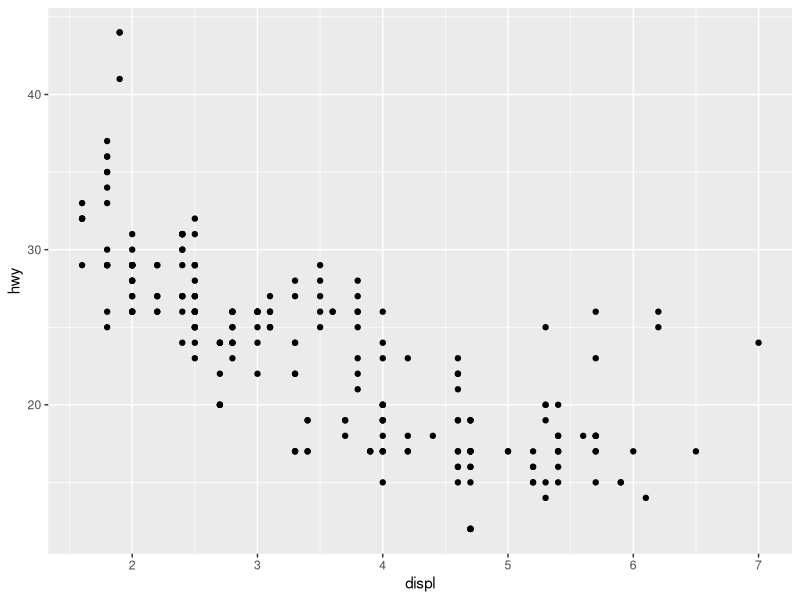
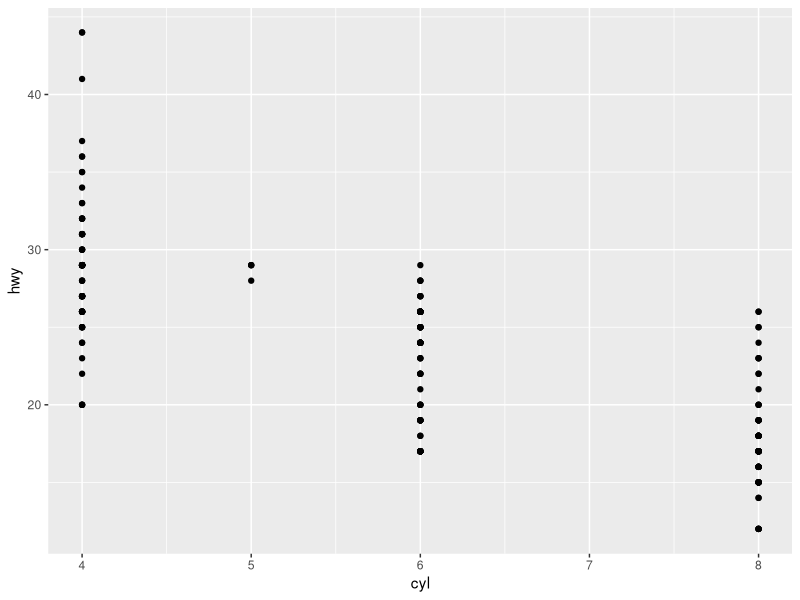
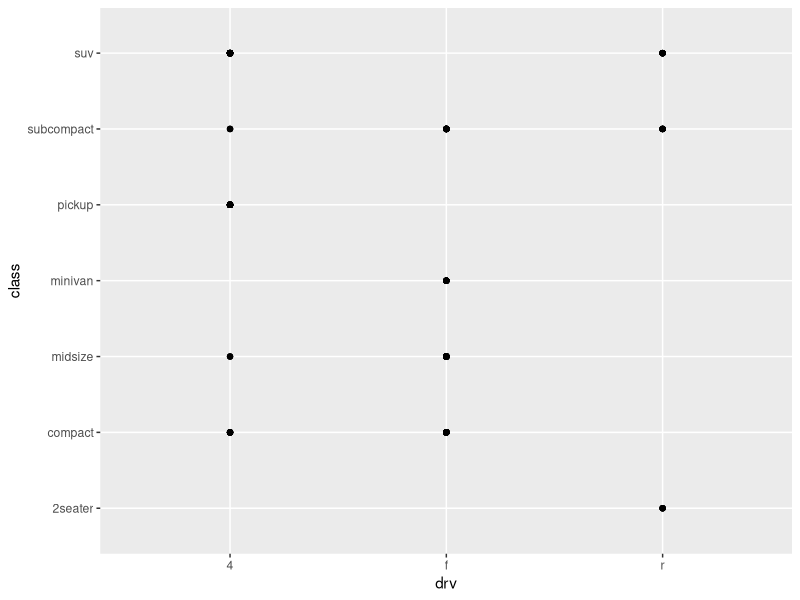
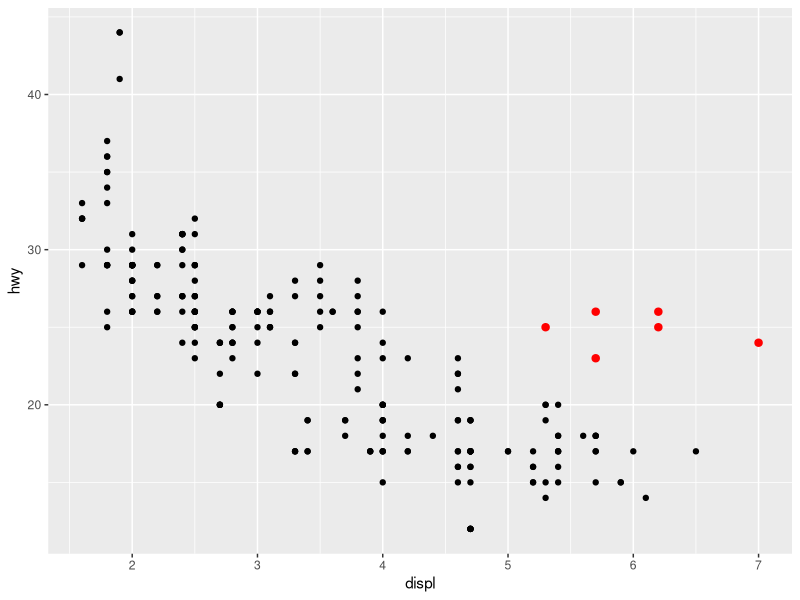
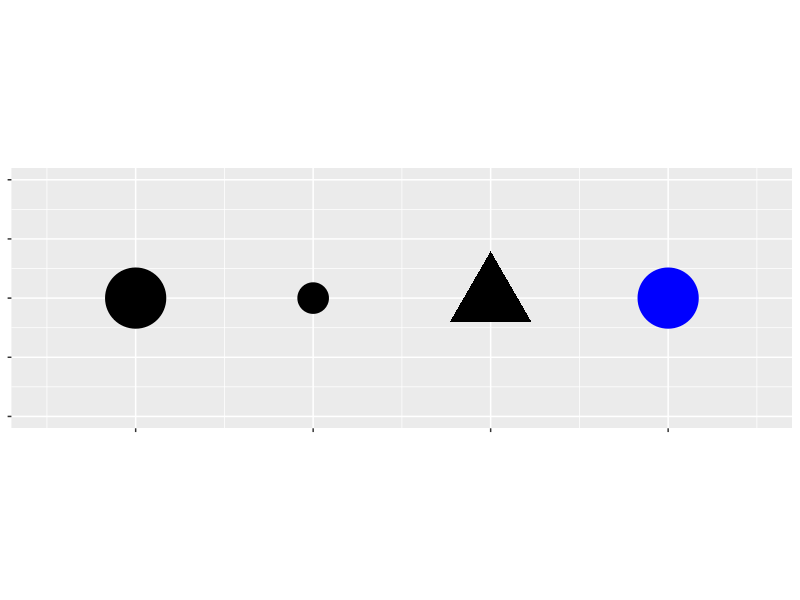
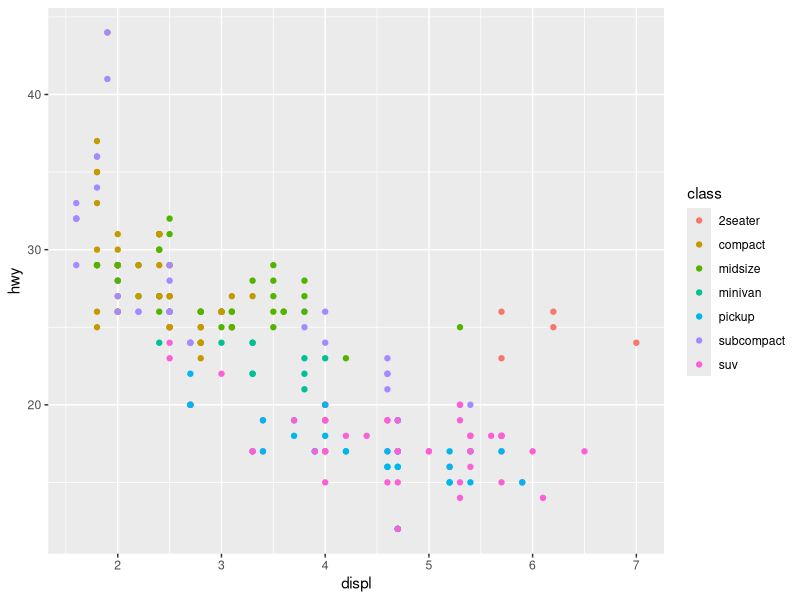
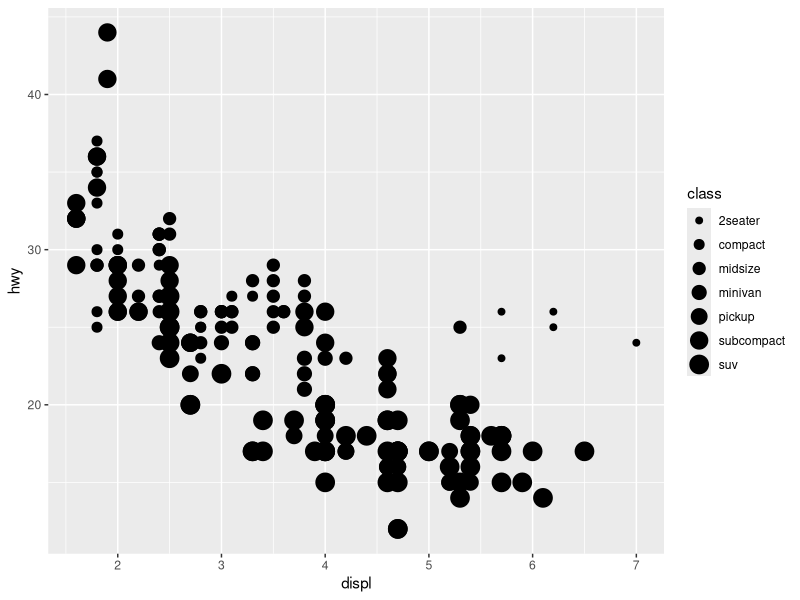
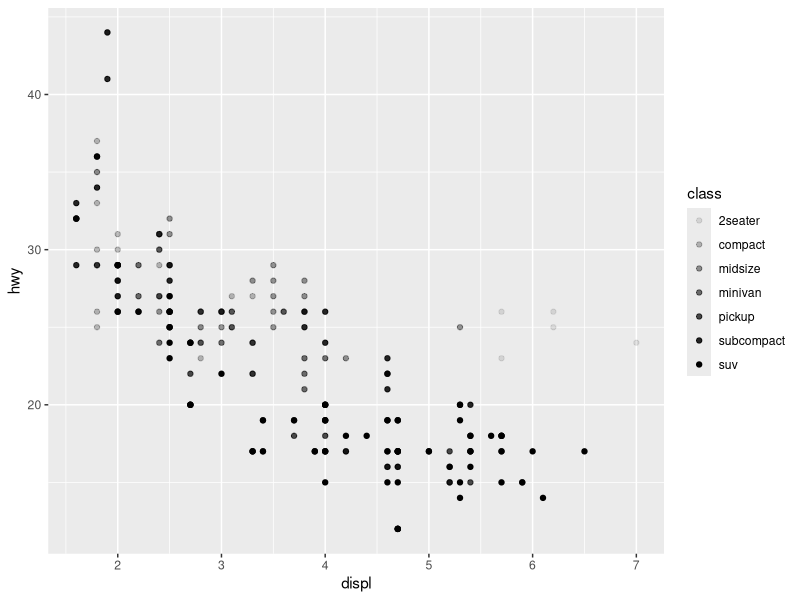

Reproduce these figures in R, in order. (Note: this script raises an error after producing the figures.)
## ---- chunk 1
set.seed(1014)
#options(digits = 3)

knitr::opts_chunk$set(comment = "#>",collapse = TRUE,cache = TRUE,out.width = "70%",fig.align = 'center',fig.width = 6,fig.asp = 0.618)

options(dplyr.print_min = 6, dplyr.print_max = 6)
## ---- chunk 2
library(tidyverse)
## ---- chunk 3
mpg
## ---- chunk 4
ggplot(data = mpg) + 
  geom_point(mapping = aes(x = displ, y = hwy))
## ---- chunk 5
dim(mpg)
## ---- chunk 6
?mpg
## ---- chunk 7
ggplot(mpg) +
  geom_point(aes(cyl, hwy))
## ---- chunk 8
ggplot(mpg) +
  geom_point(aes(drv, class)) # Informs of existence, nothing more.
## ---- chunk 9
ggplot(data = mpg, mapping = aes(x = displ, y = hwy)) +
  geom_point() + 
  geom_point(data = dplyr::filter(mpg, displ > 5, hwy > 20), colour = "red", size = 2.2)
## ---- chunk 10
ggplot() +
  geom_point(aes(1, 1), size = 20) +
  geom_point(aes(2, 1), size = 10) + 
  geom_point(aes(3, 1), size = 20, shape = 17) + 
  geom_point(aes(4, 1), size = 20, colour = "blue") + 
  scale_x_continuous(NULL, limits = c(0.5, 4.5), labels = NULL) + 
  scale_y_continuous(NULL, limits = c(0.9, 1.1), labels = NULL) + 
  theme(aspect.ratio = 1/3)
## ---- chunk 11
ggplot(data = mpg) + 
  geom_point(mapping = aes(x = displ, y = hwy, color = class))
## ---- chunk 12
ggplot(data = mpg) + 
  geom_point(mapping = aes(x = displ, y = hwy, size = class))
## ---- chunk 13
# Left
ggplot(data = mpg) + 
  geom_point(mapping = aes(x = displ, y = hwy, alpha = class))

# Right
ggplot(data = mpg) + 
  geom_point(mapping = aes(x = displ, y = hwy, shape = class))
## ---- chunk 14
ggplot(data = mpg) + 
  geom_point(mapping = aes(x = displ, y = hwy), color = "blue")
## ---- chunk 15
    ggplot(data = mpg) + 
      geom_point(mapping = aes(x = displ, y = hwy, color = "blue"))
## ---- chunk 16
ggplot(data = mpg) + 
  geom_point(mapping = aes(x = displ, y = hwy), color = "blue")
## ---- chunk 17
str(mpg) # all vars are categorical except cty and hwy
## ---- chunk 18
ggplot(mpg) +
  geom_point(aes(displ, cty, color = hwy))
## ---- chunk 19
ggplot(mpg) +
  geom_point(aes(displ, cty, size = hwy))
## ---- chunk 20
ggplot(data = mpg) + 
  geom_point(mapping = aes(x = displ, y = hwy)) + 
  facet_wrap(~ class, nrow = 2)
## ---- chunk 21
ggplot(data = mpg) + 
  geom_point(mapping = aes(x = displ, y = hwy)) + 
  facet_grid(drv ~ cyl)
## ---- chunk 22
    ggplot(data = mpg) + 
      geom_point(mapping = aes(x = drv, y = cyl))
## ---- chunk 23
    ggplot(data = mpg) + 
      geom_point(mapping = aes(x = displ, y = hwy)) +
      facet_grid(drv ~ .)
    
    ggplot(data = mpg) + 
      geom_point(mapping = aes(x = displ, y = hwy)) +
      facet_grid(. ~ cyl)
## ---- chunk 24
    ggplot(data = mpg) + 
      geom_point(mapping = aes(x = displ, y = hwy)) + 
      facet_wrap(~ class, nrow = 2)
## ---- chunk 25
ggplot(data = mpg) + 
  geom_point(mapping = aes(x = displ, y = hwy))

ggplot(data = mpg) + 
  geom_smooth(mapping = aes(x = displ, y = hwy))
## ---- chunk 26
# left
ggplot(data = mpg) + 
  geom_point(mapping = aes(x = displ, y = hwy))

# right
ggplot(data = mpg) + 
  geom_smooth(mapping = aes(x = displ, y = hwy))
## ---- chunk 27
ggplot(data = mpg) + 
  geom_smooth(mapping = aes(x = displ, y = hwy, linetype = drv))
## ---- chunk 28
ggplot(data = mpg, mapping = aes(x = displ, y = hwy, color = drv)) + 
  geom_point() +
  geom_smooth(mapping = aes(linetype = drv))
## ---- chunk 29
ggplot(data = mpg) +
  geom_smooth(mapping = aes(x = displ, y = hwy))
              
ggplot(data = mpg) +
  geom_smooth(mapping = aes(x = displ, y = hwy, group = drv))
    
ggplot(data = mpg) +
  geom_smooth(
    mapping = aes(x = displ, y = hwy, color = drv),
    show.legend = FALSE
  )
## ---- chunk 30
ggplot(data = mpg) + 
  geom_point(mapping = aes(x = displ, y = hwy)) +
  geom_smooth(mapping = aes(x = displ, y = hwy))
## ---- chunk 31
ggplot(data = mpg, mapping = aes(x = displ, y = hwy)) + 
  geom_point(mapping = aes(color = class)) + 
  geom_smooth()
## ---- chunk 32
ggplot(data = mpg, mapping = aes(x = displ, y = hwy)) + 
  geom_point(mapping = aes(color = class)) + 
  geom_smooth(data = filter(mpg, class == "subcompact"), se = FALSE)
## ---- chunk 33
    ggplot(data = mpg, mapping = aes(x = displ, y = hwy)) + 
      geom_point() + 
      geom_smooth(se = FALSE)
    ggplot(data = mpg, mapping = aes(x = displ, y = hwy)) + 
      geom_smooth(aes(group = drv), se = FALSE) +
      geom_point()
    ggplot(data = mpg, mapping = aes(x = displ, y = hwy, color = drv)) + 
      geom_point() + 
      geom_smooth(se = FALSE)
    ggplot(data = mpg, mapping = aes(x = displ, y = hwy)) + 
      geom_point(aes(color = drv)) + 
      geom_smooth(se = FALSE)
    ggplot(data = mpg, mapping = aes(x = displ, y = hwy)) + 
      geom_point(aes(color = drv)) +
      geom_smooth(aes(linetype = drv), se = FALSE)
    ggplot(data = mpg, mapping = aes(x = displ, y = hwy)) + 
      geom_point(size = 4, colour = "white") + 
      geom_point(aes(colour = drv))
## ---- chunk 34
ggplot(data = diamonds) + 
  geom_bar(mapping = aes(x = cut))
## ---- chunk 35
knitr::include_graphics("images/visualization-stat-bar.png")
## ---- chunk 36
ggplot(data = diamonds) + 
  stat_count(mapping = aes(x = cut))
## ---- chunk 37
    demo <- tribble(
      ~cut,         ~freq,
      "Fair",       1610,
      "Good",       4906,
      "Very Good",  12082,
      "Premium",    13791,
      "Ideal",      21551
    )
    
    ggplot(data = demo) +
      geom_bar(mapping = aes(x = cut, y = freq), stat = "identity")
## ---- chunk 38
    ggplot(data = diamonds) + 
      geom_bar(mapping = aes(x = cut, y = ..prop.., group = 1))
## ---- chunk 39
    ggplot(data = diamonds) + 
      stat_summary(
        mapping = aes(x = cut, y = depth),
        fun.ymin = min,
        fun.ymax = max,
        fun.y = median
      )
## ---- chunk 40
ggplot(data = diamonds) + 
  geom_bar(mapping = aes(x = cut, colour = cut))
ggplot(data = diamonds) + 
  geom_bar(mapping = aes(x = cut, fill = cut))
## ---- chunk 41
ggplot(data = diamonds) + 
  geom_bar(mapping = aes(x = cut, fill = clarity))
## ---- chunk 42
    ggplot(data = diamonds, mapping = aes(x = cut, fill = clarity)) + 
      geom_bar(alpha = 1/5, position = "identity")
    ggplot(data = diamonds, mapping = aes(x = cut, colour = clarity)) + 
      geom_bar(fill = NA, position = "identity")
## ---- chunk 43
    ggplot(data = diamonds) + 
      geom_bar(mapping = aes(x = cut, fill = clarity), position = "fill")
## ---- chunk 44
    ggplot(data = diamonds) + 
      geom_bar(mapping = aes(x = cut, fill = clarity), position = "dodge")
## ---- chunk 45
ggplot(data = mpg) + 
  geom_point(mapping = aes(x = displ, y = hwy))
## ---- chunk 46
ggplot(data = mpg) + 
  geom_point(mapping = aes(x = displ, y = hwy), position = "jitter")
## ---- chunk 47
    ggplot(data = mpg, mapping = aes(x = cty, y = hwy)) + 
      geom_point()
## ---- chunk 48
    ggplot(data = mpg, mapping = aes(x = class, y = hwy)) + 
      geom_boxplot()
    ggplot(data = mpg, mapping = aes(x = class, y = hwy)) + 
      geom_boxplot() +
      coord_flip()
## ---- chunk 49
    nz <- map_data("nz")

    ggplot(nz, aes(long, lat, group = group)) +
      geom_polygon(fill = "white", colour = "black")

    ggplot(nz, aes(long, lat, group = group)) +
      geom_polygon(fill = "white", colour = "black") +
      coord_quickmap()
## ---- chunk 50
    bar <- ggplot(data = diamonds) + 
      geom_bar(
        mapping = aes(x = cut, fill = cut), 
        show.legend = FALSE,
        width = 1
      ) + 
      theme(aspect.ratio = 1) +
      labs(x = NULL, y = NULL)
    
    bar + coord_flip()
    bar + coord_polar()
## ---- chunk 51
    ggplot(data = mpg, mapping = aes(x = cty, y = hwy)) +
      geom_point() + 
      geom_abline() +
      coord_fixed()
## ---- chunk 52
knitr::include_graphics("images/visualization-grammar-1.png")
## ---- chunk 53
knitr::include_graphics("images/visualization-grammar-2.png")
## ---- chunk 54
knitr::include_graphics("images/visualization-grammar-3.png")
